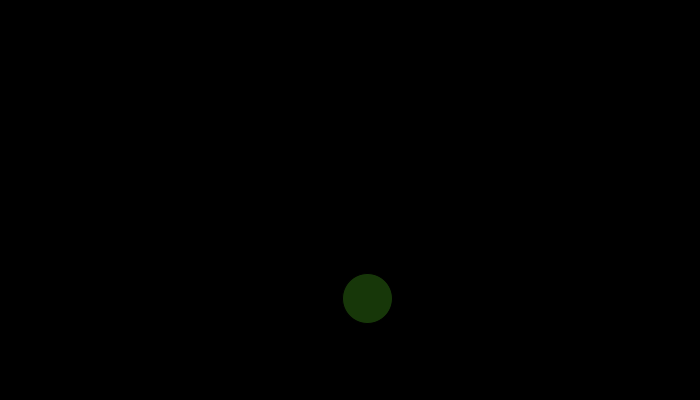
Frame 1 (no input)
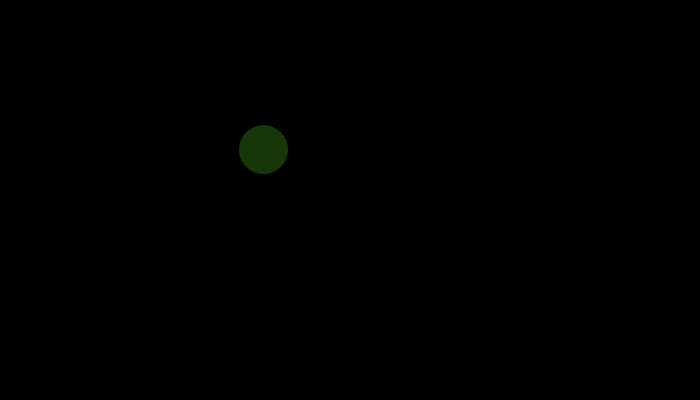
Frame 60 (the mouse pressed at the canvas centre just before this capture)
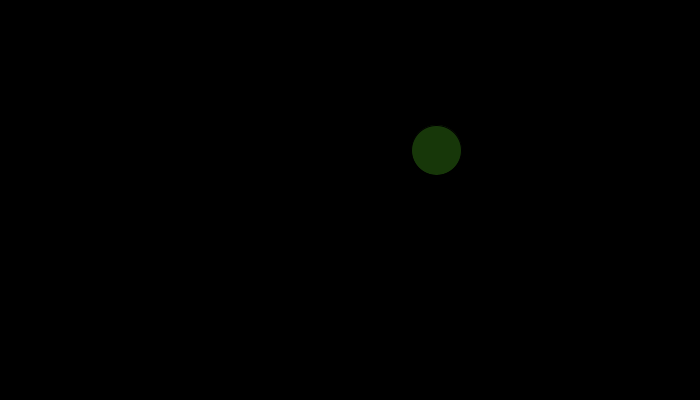
Frame 120 (the mouse held since frame 60 and released just before this capture)

The Processing sketch that drew these frames (run headless with seeded random() and noise(); from frame 60 on, the mouse is pressed at the canvas centre):

// Processing sketch: processing_35417
// ── processing_35417.pde

void setup()
{ 
  size(700,400);
  background(0);
  stroke(0);
  smooth();
}

float x,y,rad;
int d=0;
int s=100;

void draw()
{
  d=d+10; 
  rad=(PI/180)*d;
  x=sin(rad)*s+(width/2);
  y=cos(rad)*s+(height/2);
  background(0);
  fill(99,232,38,60);
  ellipse(x,y,50,50);
}  
